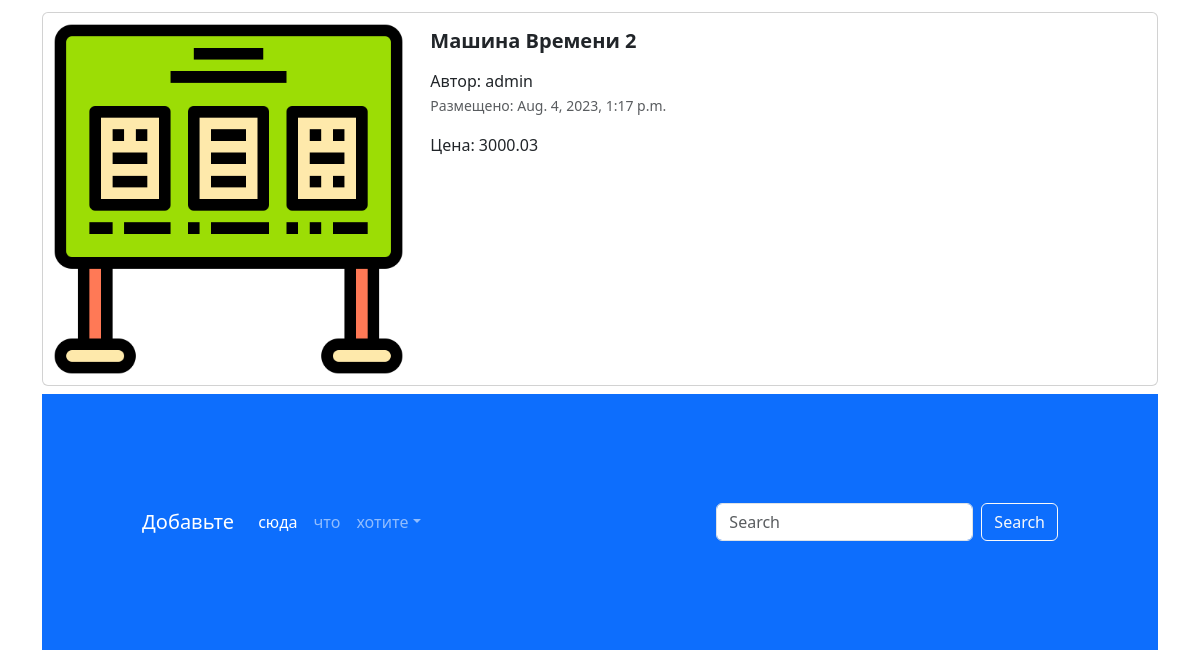
Before: / (lower part) with the older database file.
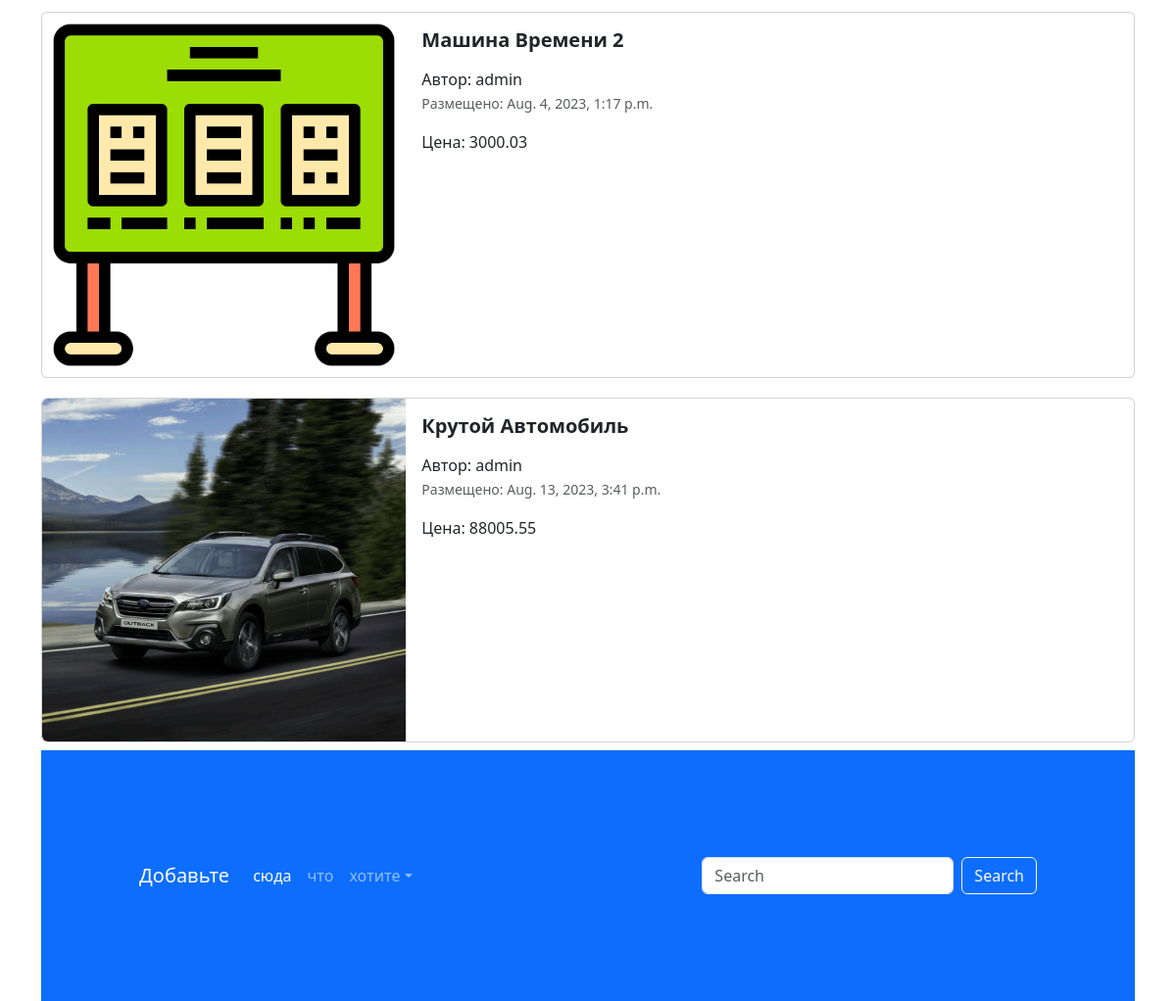
After: the same page with the newer database file.
### app_adv/models.py (models this page shows, shortened)
class Advertisement(models.Model):
    title = models.CharField('Заголовок', max_length=128)
    description = models.TextField('Описание')
    price = models.DecimalField('Цена', max_digits=10, decimal_places=2)
    auction = models.BooleanField('Торг', help_text='Укажите уместен ли торг')
    created_at = models.DateTimeField(auto_now_add=True)
    updated_at = models.DateTimeField(auto_now=True)
    user = models.ForeignKey(User, verbose_name='Пользователь', on_delete=models.CASCADE)
    img = models.ImageField('Изображение', upload_to='advertisement/')

### app_adv/views.py (the view)
# urls.py: path('', index, name='main-page'),
def index(request):
    advertisements = Advertisement.objects.all()
    context = {'advertisements': advertisements}
    return render(request, 'index.html', context)

### templates/index.html (shortened to what this page needs)
{% extends "base.html" %}
{% load static %}
{% block content %}
<div class="container">
  <div class="col">
    {% for adv in advertisements %}
    <div class="card mb-2" style="max-width: 1200px; margin-top: 20px;">
      <div class="row g-0">
        <div class="col-md-4">
          <a href="advertisement.html" class="nav-link">
            <img src="{% if adv.img %} {{adv.img.url}} {% else %} {% static 'img/item.png' %} {% endif %} " class="img-fluid rounded-start" alt="Card title">
          </a>
        </div>
        <div class="col-md-8">
          <div class="card-body">
            <h5 class="card-title">
               <a href="advertisement.html" class="nav-link"><strong>{{ adv.title }}</strong></a>
            </h5>
            <a href="advertisement.html" class="nav-link">
              <span>Автор: {{adv.user}}</span>
              <p class="card-text"><small class="text-muted">Размещено: {{ adv.created_at }}</small></p>
              <span>Цена: {{ adv.price }}</span>
            </a>
          </div>
        </div>
      </div>
    </div>
{% endfor %}
</div>
<footer style="padding: 100px;" class="bg-primary">
  <nav class="navbar navbar-expand-sm navbar-dark">
    <a class="navbar-brand" href="#">Добавьте</a>
    <div class="collapse navbar-collapse" id="collapsibleNavId">
      <ul class="navbar-nav me-auto mt-2 mt-lg-0">
        <li class="nav-item">
          <a class="nav-link active" href="#" aria-current="page">сюда</a>
        </li>
        <li class="nav-item">
          <a class="nav-link" href="#">что</a>
        </li>
        <li class="nav-item dropdown">
          <a class="nav-link dropdown-toggle" href="#" id="dropdownId" data-bs-toggle="dropdown" aria-haspopup="true"
             aria-expanded="false">хотите</a>
        </li>
      </ul>
      <form class="d-flex my-2 my-lg-0">
        <input class="form-control me-sm-2" type="text" placeholder="Search">
        <button class="btn btn-outline-light my-2 my-sm-0" type="submit">Search</button>
      </form>
    </div>
  </nav>
{% endblock %}

### templates/base.html (shortened to what this page needs)
{% load static %}
<!DOCTYPE html>
<html lang="en">
<head>
  <link href="{% static 'css/bootstrap.min.css' %}" rel="stylesheet">
  <link rel="stylesheet" href=" {% static 'css/fontello.css' %} ">
</head>
<body>
{% block content %}
{% endblock %}
</body>
</html>

Changed rows visible on the page:
added Advertisement: img (picture), title "Крутой Автомобиль", user "admin", created_at "Aug. 13, 2023, 3:41 p.m.", price "88005.55"
